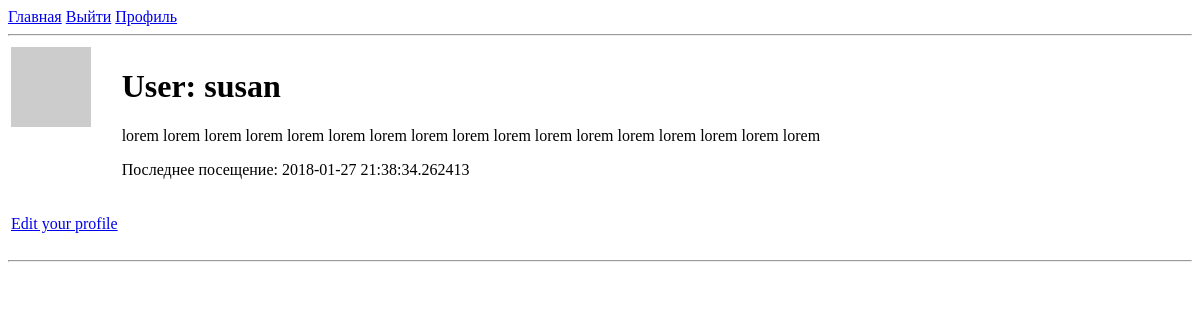
Before: /user/susan (signed in) with the older database file.
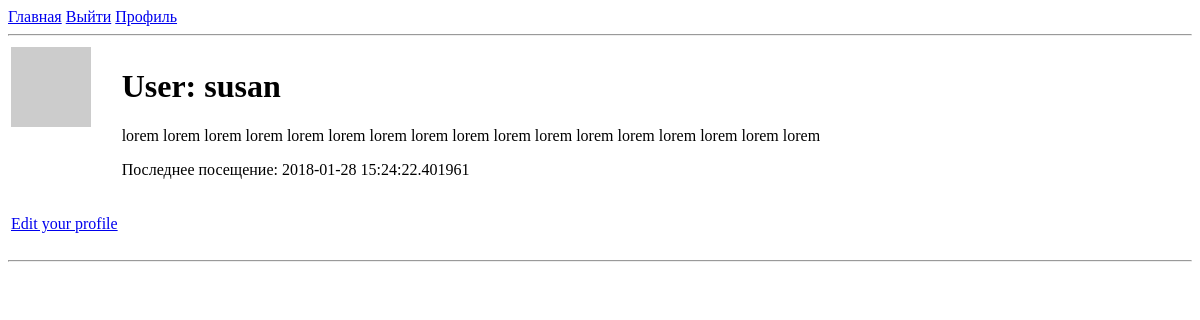
After: the same page with the newer database file.
### app/models.py (models this page shows, shortened)
class User(UserMixin, db.Model):
    id = db.Column(db.Integer, primary_key=True)
    username = db.Column(db.String(64), index=True, unique=True)
    email = db.Column(db.String(120), index=True, unique=True)
    password_hash = db.Column(db.String(128))
    posts = db.relationship('Post', backref='author', lazy='dynamic')
    about_me = db.Column(db.String(140))
    last_seen = db.Column(db.DateTime, default=datetime.utcnow)
    def avatar(self, size):
        digest = md5(self.email.lower().encode('utf-8')).hexdigest()
        return 'https://www.gravatar.com/avatar/{}?d=identicon&s={}'.format(digest, size)

### app/routes.py (the view)
@app.route('/user/<username>')
@login_required
def user(username):
    user = User.query.filter_by(username=username).first_or_404()
    return render_template('user.html', user=user, posts=user.posts)

### app/models.py (called while the page is built)
@login.user_loader
def load_user(uid):
    return User.query.get(int(uid))

### app/routes.py (called while the page is built)
@app.before_request
def before_request():
    if current_user.is_authenticated:
        current_user.last_seen = datetime.utcnow()
        db.session.commit()

### app/templates/user.html (shortened to what this page needs)
{% extends 'base.html' %}
{% block content %}
    <table>
        <tr valign="top">
            <td><img src="{{ user.avatar(128) }}"></td>
            <td>
                <h1>User: {{ user.username }}</h1>
                {% if user.about_me %}
                    <p>
                        {{ user.about_me }}
                    </p>
                {% endif %}
                {% if user.last_seen %}
                    <p>
                        Последнее посещение: {{ user.last_seen }}
                    </p>
                {% endif %}
            </td>
        </tr>
        <tr>
            <td>
            {% if user == current_user %}
                <p>
                    <a href="{{ url_for('edit_profile') }}">Edit your profile</a>
                </p>
            {% endif %}
            </td>
        </tr>
    </table>
    <hr>
{% endblock %}

### app/templates/base.html (shortened to what this page needs)
<!DOCTYPE html>
<html lang="ru">
<head>
</head>
<body>
    <div>
        <a href="{{ url_for('index') }}">Главная</a>
        {% if current_user.is_anonymous %}
            <a href="{{ url_for('login') }}">Войти</a>
        {% else %}
            <a href="{{ url_for('logout') }}">Выйти</a>
            <a href="{{url_for('user', username=current_user.username)}}">Профиль</a>
        {% endif %}
    </div>
    <hr>
    {% block content %}
    {% endblock %}
</body>
</html>

Changed rows visible on the page:
changed User "susan": last_seen "2018-01-27 21:38:34.262413" → "2018-01-28 15:24:22.401961"
